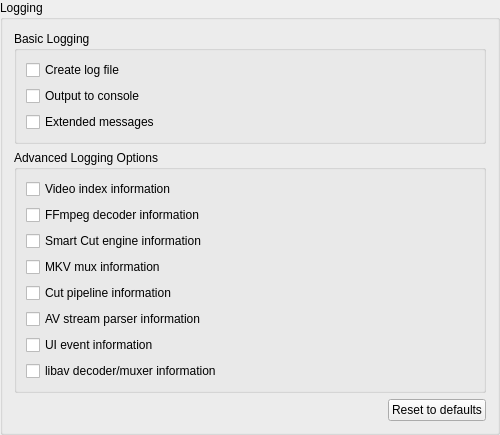
<?xml version="1.0" encoding="UTF-8"?>
<ui version="4.0">
 <class>TTCutSettingsLogging</class>
 <widget class="QGroupBox" name="TTCutSettingsLogging">
  <property name="geometry">
   <rect><x>0</x><y>0</y><width>500</width><height>400</height></rect>
  </property>
  <property name="title"><string>Logging</string></property>
  <layout class="QVBoxLayout">
   <item>
    <widget class="QGroupBox" name="gbLogBase">
     <property name="title"><string>Basic Logging</string></property>
     <layout class="QVBoxLayout">
      <item>
       <widget class="QCheckBox" name="cbCreateLog">
        <property name="text"><string>Create log file</string></property>
        <property name="toolTip"><string>Write a log file (path set in the 'Paths' category).</string></property>
       </widget>
      </item>
      <item>
       <widget class="QCheckBox" name="cbLogConsole">
        <property name="text"><string>Output to console</string></property>
        <property name="toolTip"><string>Log output to the console/terminal in addition to the file.</string></property>
       </widget>
      </item>
      <item>
       <widget class="QCheckBox" name="cbLogExtended">
        <property name="text"><string>Extended messages</string></property>
        <property name="toolTip"><string>Also write INFO and DEBUG messages to the log instead of only warnings and errors. Sets logLevel = ALL instead of MINIMAL.</string></property>
       </widget>
      </item>
     </layout>
    </widget>
   </item>
   <item>
    <widget class="QGroupBox" name="gbLogPlus">
     <property name="title"><string>Advanced Logging Options</string></property>
     <layout class="QVBoxLayout">
      <item>
       <widget class="QCheckBox" name="cbLogPlusVideoIndex">
        <property name="text"><string>Video index information</string></property>
        <property name="toolTip"><string>Detailed messages while building the video index.</string></property>
       </widget>
      </item>
      <item>
       <widget class="QCheckBox" name="cbLogPlusFFmpegDecoder">
        <property name="text"><string>FFmpeg decoder information</string></property>
        <property name="toolTip"><string>Log FFmpeg decoder operations (seek, decode, flush) in detail.</string></property>
       </widget>
      </item>
      <item>
       <widget class="QCheckBox" name="cbLogPlusSmartCut">
        <property name="text"><string>Smart Cut engine information</string></property>
        <property name="toolTip"><string>Log Smart Cut pipeline details (re-encode decisions, GOP analysis, NAL patching).</string></property>
       </widget>
      </item>
      <item>
       <widget class="QCheckBox" name="cbLogPlusMkvMux">
        <property name="text"><string>MKV mux information</string></property>
        <property name="toolTip"><string>Log MKV muxing operations (stream setup, block writing).</string></property>
       </widget>
      </item>
      <item>
       <widget class="QCheckBox" name="cbLogPlusCutPipeline">
        <property name="text"><string>Cut pipeline information</string></property>
        <property name="toolTip"><string>Log the cut pipeline main path (data/ classes) in detail.</string></property>
       </widget>
      </item>
      <item>
       <widget class="QCheckBox" name="cbLogPlusAVStream">
        <property name="text"><string>AV stream parser information</string></property>
        <property name="toolTip"><string>Log AV stream parser operations (NAL detection, frame index building).</string></property>
       </widget>
      </item>
      <item>
       <widget class="QCheckBox" name="cbLogPlusUI">
        <property name="text"><string>UI event information</string></property>
        <property name="toolTip"><string>Log GUI action details (button clicks, position changes).</string></property>
       </widget>
      </item>
      <item>
       <widget class="QCheckBox" name="cbLogPlusLibav">
        <property name="text"><string>libav decoder/muxer information</string></property>
        <property name="toolTip"><string>Pass through libav decoder/muxer internals (very verbose).</string></property>
       </widget>
      </item>
     </layout>
    </widget>
   </item>
   <item>
    <spacer><property name="orientation"><enum>Qt::Vertical</enum></property><property name="sizeHint" stdset="0"><size><width>20</width><height>40</height></size></property></spacer>
   </item>
   <item>
    <layout class="QHBoxLayout">
     <item><spacer><property name="orientation"><enum>Qt::Horizontal</enum></property><property name="sizeHint" stdset="0"><size><width>40</width><height>20</height></size></property></spacer></item>
     <item>
      <widget class="QPushButton" name="btnResetDefaults">
       <property name="text"><string>Reset to defaults</string></property>
       <property name="toolTip"><string>Reset the values in this category to their factory defaults. Changes are applied only when you click OK.</string></property>
      </widget>
     </item>
    </layout>
   </item>
  </layout>
 </widget>
 <resources/>
 <connections/>
</ui>
